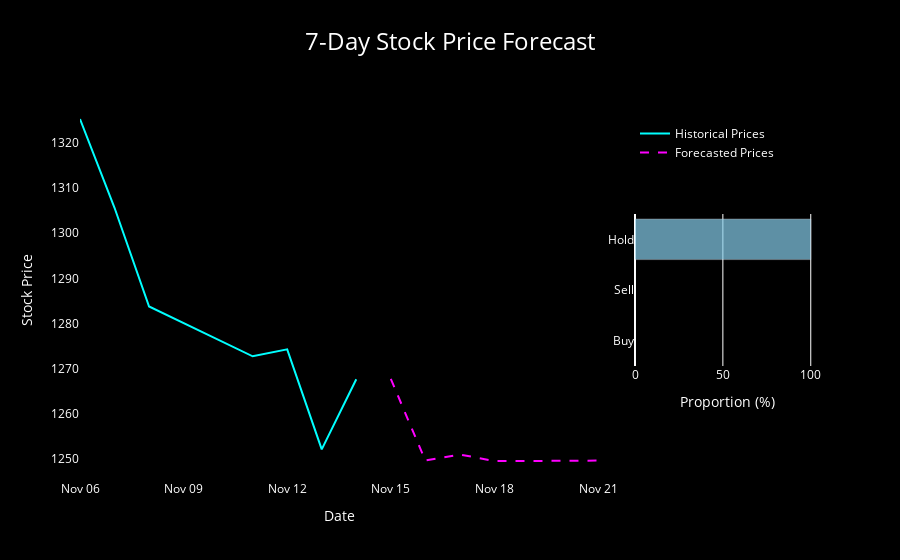

Notebook cell for this chart:
### Code cell
import plotly.graph_objects as go
import pandas as pd

# Historical Data
historical_data = pd.DataFrame({
    'Date': dates,  # Use fixed datetime dates
    'Price': df['Close']  # Historical prices
})
historical_data = historical_data.iloc[-7:]

# Forecast Data
forecast_data = pd.DataFrame({
    'Date': forecast_dates_7,  # Generated future dates
    'Price': forecasted_prices_original_7  # Forecasted prices
})

# Example proportions for Buy, Sell, Hold
historical_prices = historical_data['Price'].values
predicted_prices = forecast_data['Price'].values
threshold = 0.05  # 2% threshold

# Compute buy, sell, hold
buy_signals = (predicted_prices > historical_prices * (1 + threshold)).sum()
sell_signals = (predicted_prices < historical_prices * (1 - threshold)).sum()
hold_signals = len(historical_prices) - buy_signals - sell_signals

# Total signals
total_signals = buy_signals + sell_signals + hold_signals
sell = (buy_signals / total_signals) * 100
buy = (sell_signals / total_signals) * 100
hold = (hold_signals / total_signals) * 100

# buy = 50
# sell = 30
# hold = 20

# Plot customization
fig_1 = go.Figure()

# Add historical data trace
fig_1.add_trace(go.Scatter(
    x=historical_data['Date'],
    y=historical_data['Price'],
    mode='lines',
    name='Historical Prices',
    line=dict(color='cyan', width=2),
    hoverlabel=dict(bgcolor="black", font_color="white")
))

# Add forecasted data trace
fig_1.add_trace(go.Scatter(
    x=forecast_data['Date'],
    y=forecast_data['Price'],
    mode='lines',
    name='Forecasted Prices',
    line=dict(color='magenta', width=2, dash='dash'),
    hoverlabel=dict(bgcolor="black", font_color="white")
))

# Add a horizontal bar chart for Buy, Sell, Hold
fig_1.add_trace(go.Bar(
    x=[buy, sell, hold],  # Values
    y=['Buy', 'Sell', 'Hold'],  # Categories
    orientation='h',  # Horizontal bar chart
    marker=dict(color=['#90EE90', '#FFA07A', '#87CEEB']),
    opacity=0.7,
    xaxis='x2',
    yaxis='y2',
    showlegend=False
))

# fig_1.add_trace(go.Bar(
#     x=[buy, sell, hold],  # Values
#     y=['Buy', 'Sell', 'Hold'],  # Categories
#     orientation='h',  # Horizontal bar chart
#     marker=dict(
#         color=['#90EE90', '#FFA07A', '#87CEEB'],  # Subtle pastel colors
#         line=dict(
#             color=['#50C878', '#FF6347', '#4682B4'],  # Slightly darker outlines
#             width=2  # Outline thickness for the curvy effect
#         ),
#         opacity=0.85  # Slight transparency for subtlety
#     ),
#     width=0.4,  # Slimmer bars for aesthetics
#     showlegend=False
# ))

# Update layout for dark theme and bar chart positioning
fig_1.update_layout(
    title=dict(
        text='7-Day Stock Price Forecast',
        font=dict(size=24, color='white'),
        x=0.5
    ),
    xaxis=dict(
        title='Date',
        showgrid=False,
        gridcolor='gray',
        color='white',
        tickformat='%b %d',
        domain=[0, 0.7]  # Shrink main plot horizontally to free space
    ),
    yaxis=dict(
        title='Stock Price',
        showgrid=False,
        gridcolor='gray',
        color='white'
    ),
    xaxis2=dict(
        domain=[0.75, 1],  # Position bar chart on the right side
        anchor='y2',
        title='Proportion (%)',
        color='white',
        showline=False
    ),
    yaxis2=dict(
        domain=[0.3, 0.7],  # Center vertically relative to the main plot
        anchor='x2',
        color='white',
        showline=False
    ),
    paper_bgcolor='black',  # Dark background
    plot_bgcolor='black',
    legend=dict(
        font=dict(size=12, color='white'),
        bgcolor='rgba(0,0,0,0.5)',
        x=0.75,  # Position legend near the bar chart
        y=0.95
    )
)

# Show the plot
fig_1.show()

### Figure 1 — Plotly figure (JSON) as saved in the notebook; plotly's stock layout.template omitted (floating-point values rounded to 4 significant figures)
{"data": [{"hoverlabel": {"bgcolor": "black", "font": {"color": "white"}}, "line": {"color": "cyan", "width": 2}, "mode": "lines", "name": "Historical Prices", "type": "scatter", "x": ["2024-11-06T00:00:00+00:00", "2024-11-07T00:00:00+00:00", "2024-11-08T00:00:00+00:00", "2024-11-11T00:00:00+00:00", "2024-11-12T00:00:00+00:00", "2024-11-13T00:00:00+00:00", "2024-11-14T00:00:00+00:00"], "y": [1325.0, 1306.0, 1284.0, 1273.0, 1274.0, 1252.0, 1268.0]}, {"hoverlabel": {"bgcolor": "black", "font": {"color": "white"}}, "line": {"color": "magenta", "dash": "dash", "width": 2}, "mode": "lines", "name": "Forecasted Prices", "type": "scatter", "x": ["2024-11-15T00:00:00+00:00", "2024-11-16T00:00:00+00:00", "2024-11-17T00:00:00+00:00", "2024-11-18T00:00:00+00:00", "2024-11-19T00:00:00+00:00", "2024-11-20T00:00:00+00:00", "2024-11-21T00:00:00+00:00"], "y": [1268.0, 1250.0, 1251.0, 1249.0, 1249.0, 1250.0, 1250.0]}, {"marker": {"color": ["#90EE90", "#FFA07A", "#87CEEB"]}, "opacity": 0.7, "orientation": "h", "showlegend": false, "type": "bar", "x": [0, 0, 100], "xaxis": "x2", "y": ["Buy", "Sell", "Hold"], "yaxis": "y2"}], "layout": {"legend": {"bgcolor": "rgba(0,0,0,0.5)", "font": {"color": "white", "size": 12}, "x": 0.75, "y": 0.95}, "paper_bgcolor": "black", "plot_bgcolor": "black", "title": {"font": {"color": "white", "size": 24}, "text": "7-Day Stock Price Forecast", "x": 0.5}, "xaxis": {"color": "white", "domain": [0, 0.7], "gridcolor": "gray", "showgrid": false, "tickformat": "%b %d", "title": {"text": "Date"}}, "xaxis2": {"anchor": "y2", "color": "white", "domain": [0.75, 1], "showline": false, "title": {"text": "Proportion (%)"}}, "yaxis": {"color": "white", "gridcolor": "gray", "showgrid": false, "title": {"text": "Stock Price"}}, "yaxis2": {"anchor": "x2", "color": "white", "domain": [0.3, 0.7], "showline": false}}}
